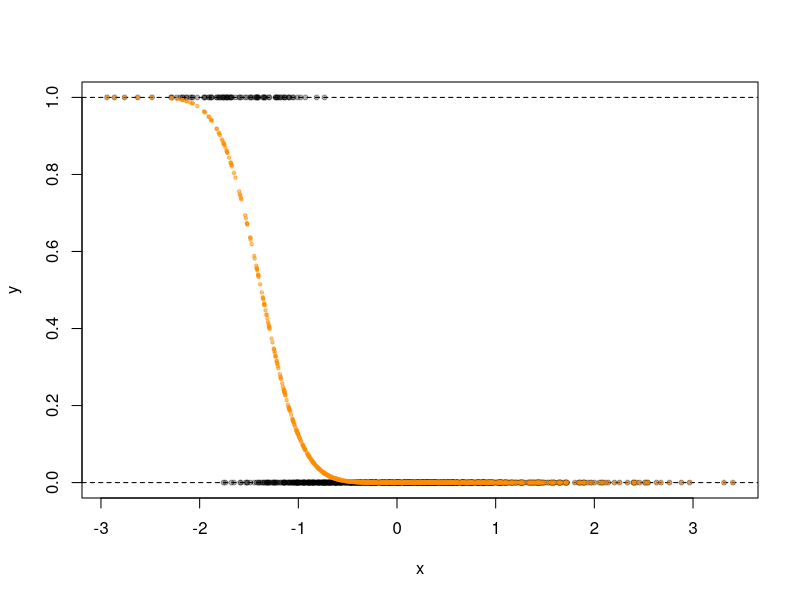
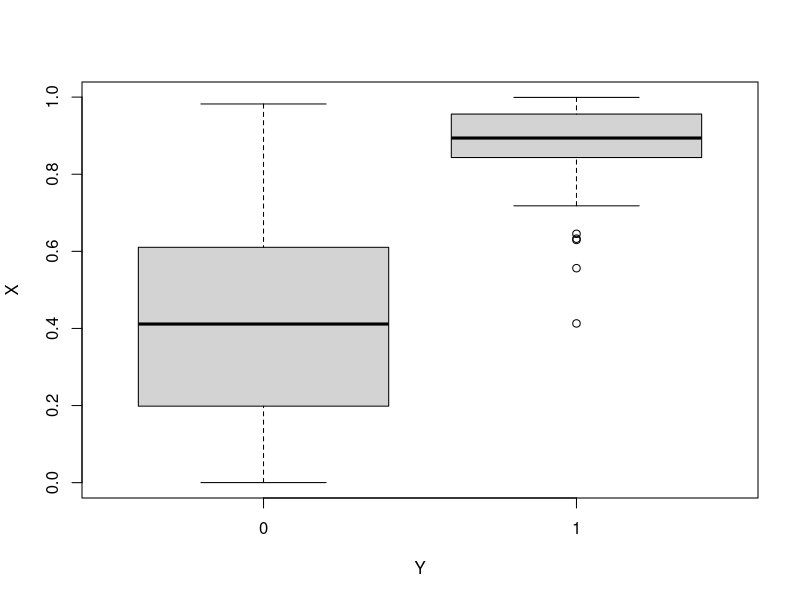

Source code (R) for these figures, in order: (Note: this script raises an error after producing the figures.)
## ---- chunk 1
options(scipen=999)
set.seed(1234)
LR2 <- read.table(file="./LR2.csv", header = TRUE, sep = ",")
names(LR2)
attach(LR2)
## ---- chunk 2
# objective function
probit_mle_b <- function(x,y,...) {
  
  opts <- list(...)
  
  # probit link
  # 
  probit <- function(b,x,y) {
    n <- length(y)
    ll <- 0
    for(i in 1:n) {
      z <- b[1]+b[2]*x[i]
      z <- pnorm(z, mean=0, sd=1, log.p = FALSE)
      ll <- ll + log(z)*(y[i]==1) + log(1-z)*(y[i]==0)
    }
    
    return(-ll)
  }
  
  # mle
  # 
  obj = optim(c(0,0), probit, x=x, y=y)
  
  coef1 <- obj$par[1]
  coef2 <- obj$par[2]
  
  return_list <- list(
    model = obj,
    fitted = pnorm(coef1+coef2*x,0,1),
    coefficients = c(coef1,coef2)
  )
  
  ## Bootstrap
  ## 
  
  B <- 100
  
  b_boot = matrix(rep(0,2*B),B,2)
  n <- length(y) #n=1000
  for (i in 1:B) {
    # indices for the i-th bootstrap subsample
    ind_ = sample(n,n,replace=TRUE)
    # input vector in the subsample
    xb = x[ind_]
    # output vector in the subsample
    yb = y[ind_]
    
    # compute the maximum likelihood estimates
    obj = optim(c(0,0), probit, x=xb, y=yb)
    
    b_boot[i,1] = obj$par[1]
    b_boot[i,2] = obj$par[2]
  }
  
  return_list$standard_errors <- c(sd(b_boot[,1]),sd(b_boot[,2]))
  return_list$boots <- b_boot

  if(!is.null(opts)) {
    opts <- unlist(opts)
    return_list$response = ifelse(pnorm(coef1+coef2*opts,0,1)>1/2,1,0)
  }
    
  return(
    return_list
  )
}
## ---- chunk 3
# Apply the probit estimator to LR2
# 
est <- probit_mle_b(LR2$x,LR2$y,x)
est$coefficients
#-4.242606 -3.086030

sum(diag(prop.table(table(est$response,y))))
#0.957

train <- LR2[1:800,]
test <- LR2[801:1000,]
est.2 <- probit_mle_b(train$x,train$y,test$x)
est.2$coefficients
#-4.557228 -3.213275

sum(diag(prop.table(table(est.2$response,test$y))))
#0.94
## ---- chunk 4
glm.est <- suppressWarnings(glm(y~x,family=binomial(link = "probit")))
plot(x,y, pch=20, col=scales::alpha("black",alpha = 0.3))
abline(h=1, lty=2)
abline(h=0, lty=2)
# y0 <- sort(predict(glm.est,list(x),type="response"), decreasing = TRUE)
y1 <- sort(est$fitted,TRUE)
# lines(sort(x),y0,lwd=3,col="dodgerblue")
points(sort(x),y1,pch=20,cex=0.7,col=scales::alpha("darkorange",0.5))
## ---- chunk 5
link <- function(b,n) {
  X <- runif(n)
  U <- runif(n)
  
  logit_X <- function(b,x) {
    (1 + exp(-b[1]-b[2]*x-b[3]*x^3-b[4]*log(x)))^-1
  }
  
  Y <- ifelse(U<=logit_X(b,X),1,0)
  return(data.frame(X=X,Y=Y))
}
## ---- chunk 6
b <- c(-4,2,5,4)
n <- 1000

r <- link(b,n)
boxplot(X~Y,r)
## ---- chunk 7

r.sample <- function(r,...) {
  p <- unlist(...)
  # q <- 1-p
  n <- length(r)
  train <- runif(n)<p
  
  train
}

r.pred <- function(model,thr=0.5,newdata=NULL) {
  prob <- predict(model,newdata,type="response")
  
  if (class(model)%in%c("lda","qda")) {
    pred <- prob$class
    return(
      pred
    )
  } else {
    pred <- rep(0,length(prob))
    pred[prob>thr]=1
    # print(table(pred,model$fitted.values))
    return(
      #vector of predictions
      pred
    )
  }
}
## ---- chunk 8
train <- r.sample(r$X,1/2)
test <- !train

#linear probability model
r.lm <- lm(Y~X,r,subset=train)
r.lm.pred <- r.pred(r.lm,newdata=r[test,])
mean(r.lm.pred==r$Y[test])

#logistic regression
r.glm <- glm(Y~X,r,family = binomial,subset=train) 
r.glm.pred <- r.pred(r.glm,newdata=r[test,])
mean(r.glm.pred==r$Y[test])

#linear discriminant analysis
r.lda <- MASS::lda(Y~X,r)
r.lda.pred <- r.pred(r.lda)
mean(r.lda.pred==r$Y)

#quadratic discriminant analysis
r.qda <- MASS::qda(Y~X,r) 
r.qda.pred <- r.pred(r.qda)
mean(r.qda.pred==r$Y)

class::knn(train=r$X,test=r$X,cl=r$Y,k=1)
